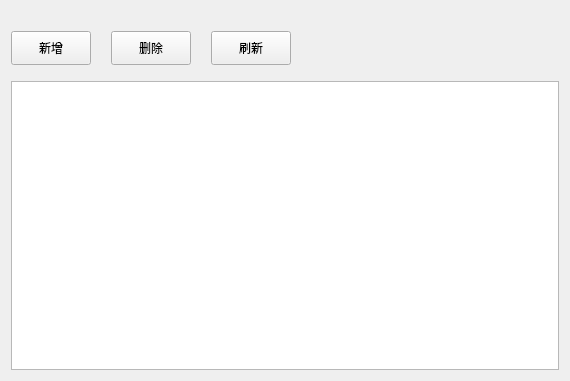
<?xml version="1.0" encoding="UTF-8"?>
<ui version="4.0">
 <class>SystemInitialValue</class>
 <widget class="QWidget" name="SystemInitialValue">
  <property name="geometry">
   <rect>
    <x>0</x>
    <y>0</y>
    <width>570</width>
    <height>381</height>
   </rect>
  </property>
  <property name="windowTitle">
   <string>Form</string>
  </property>
  <layout class="QHBoxLayout" name="horizontalLayout_2">
   <item>
    <layout class="QVBoxLayout" name="verticalLayout">
     <item>
      <layout class="QHBoxLayout" name="horizontalLayout">
       <property name="spacing">
        <number>20</number>
       </property>
       <property name="topMargin">
        <number>20</number>
       </property>
       <property name="bottomMargin">
        <number>10</number>
       </property>
       <item>
        <widget class="QPushButton" name="btn_insert">
         <property name="minimumSize">
          <size>
           <width>0</width>
           <height>34</height>
          </size>
         </property>
         <property name="text">
          <string>新增</string>
         </property>
        </widget>
       </item>
       <item>
        <widget class="QPushButton" name="btn_delete">
         <property name="minimumSize">
          <size>
           <width>0</width>
           <height>34</height>
          </size>
         </property>
         <property name="text">
          <string>删除</string>
         </property>
        </widget>
       </item>
       <item>
        <widget class="QPushButton" name="btn_refresh">
         <property name="minimumSize">
          <size>
           <width>0</width>
           <height>34</height>
          </size>
         </property>
         <property name="text">
          <string>刷新</string>
         </property>
        </widget>
       </item>
       <item>
        <spacer name="horizontalSpacer">
         <property name="orientation">
          <enum>Qt::Horizontal</enum>
         </property>
         <property name="sizeHint" stdset="0">
          <size>
           <width>40</width>
           <height>20</height>
          </size>
         </property>
        </spacer>
       </item>
      </layout>
     </item>
     <item>
      <widget class="QTableWidget" name="tableWidget">
       <property name="frameShape">
        <enum>QFrame::StyledPanel</enum>
       </property>
       <property name="verticalScrollBarPolicy">
        <enum>Qt::ScrollBarAsNeeded</enum>
       </property>
       <property name="horizontalScrollBarPolicy">
        <enum>Qt::ScrollBarAsNeeded</enum>
       </property>
       <property name="sizeAdjustPolicy">
        <enum>QAbstractScrollArea::AdjustIgnored</enum>
       </property>
       <property name="editTriggers">
        <set>QAbstractItemView::NoEditTriggers</set>
       </property>
       <property name="alternatingRowColors">
        <bool>true</bool>
       </property>
       <property name="selectionMode">
        <enum>QAbstractItemView::SingleSelection</enum>
       </property>
       <property name="selectionBehavior">
        <enum>QAbstractItemView::SelectRows</enum>
       </property>
       <property name="verticalScrollMode">
        <enum>QAbstractItemView::ScrollPerPixel</enum>
       </property>
       <attribute name="horizontalHeaderMinimumSectionSize">
        <number>40</number>
       </attribute>
       <attribute name="horizontalHeaderDefaultSectionSize">
        <number>320</number>
       </attribute>
       <attribute name="horizontalHeaderStretchLastSection">
        <bool>true</bool>
       </attribute>
       <attribute name="verticalHeaderVisible">
        <bool>false</bool>
       </attribute>
       <attribute name="verticalHeaderMinimumSectionSize">
        <number>24</number>
       </attribute>
       <attribute name="verticalHeaderDefaultSectionSize">
        <number>40</number>
       </attribute>
      </widget>
     </item>
    </layout>
   </item>
  </layout>
 </widget>
 <resources/>
 <connections/>
</ui>
